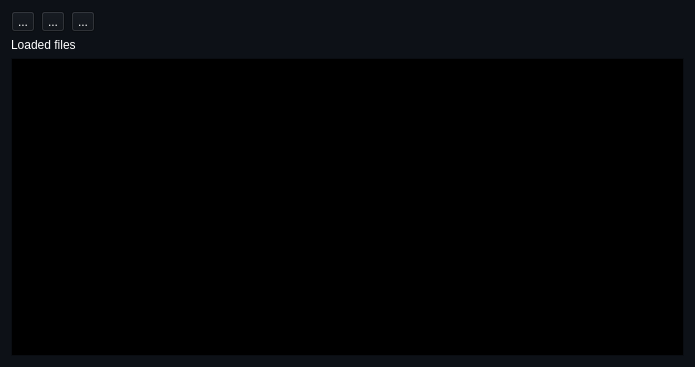
<?xml version="1.0" encoding="UTF-8"?>
<ui version="4.0">
 <class>OcctQtFile</class>
 <widget class="QWidget" name="OcctQtFile">
  <property name="geometry">
   <rect>
    <x>0</x>
    <y>0</y>
    <width>695</width>
    <height>367</height>
   </rect>
  </property>
  <property name="palette">
   <palette>
    <active>
     <colorrole role="WindowText">
      <brush brushstyle="SolidPattern">
       <color alpha="255">
        <red>255</red>
        <green>255</green>
        <blue>255</blue>
       </color>
      </brush>
     </colorrole>
     <colorrole role="Button">
      <brush brushstyle="SolidPattern">
       <color alpha="255">
        <red>13</red>
        <green>17</green>
        <blue>23</blue>
       </color>
      </brush>
     </colorrole>
     <colorrole role="Light">
      <brush brushstyle="SolidPattern">
       <color alpha="255">
        <red>19</red>
        <green>25</green>
        <blue>34</blue>
       </color>
      </brush>
     </colorrole>
     <colorrole role="Midlight">
      <brush brushstyle="SolidPattern">
       <color alpha="255">
        <red>16</red>
        <green>21</green>
        <blue>28</blue>
       </color>
      </brush>
     </colorrole>
     <colorrole role="Dark">
      <brush brushstyle="SolidPattern">
       <color alpha="255">
        <red>6</red>
        <green>8</green>
        <blue>11</blue>
       </color>
      </brush>
     </colorrole>
     <colorrole role="Mid">
      <brush brushstyle="SolidPattern">
       <color alpha="255">
        <red>9</red>
        <green>11</green>
        <blue>15</blue>
       </color>
      </brush>
     </colorrole>
     <colorrole role="Text">
      <brush brushstyle="SolidPattern">
       <color alpha="255">
        <red>255</red>
        <green>255</green>
        <blue>255</blue>
       </color>
      </brush>
     </colorrole>
     <colorrole role="BrightText">
      <brush brushstyle="SolidPattern">
       <color alpha="255">
        <red>255</red>
        <green>255</green>
        <blue>255</blue>
       </color>
      </brush>
     </colorrole>
     <colorrole role="ButtonText">
      <brush brushstyle="SolidPattern">
       <color alpha="255">
        <red>255</red>
        <green>255</green>
        <blue>255</blue>
       </color>
      </brush>
     </colorrole>
     <colorrole role="Base">
      <brush brushstyle="SolidPattern">
       <color alpha="255">
        <red>0</red>
        <green>0</green>
        <blue>0</blue>
       </color>
      </brush>
     </colorrole>
     <colorrole role="Window">
      <brush brushstyle="SolidPattern">
       <color alpha="255">
        <red>13</red>
        <green>17</green>
        <blue>23</blue>
       </color>
      </brush>
     </colorrole>
     <colorrole role="Shadow">
      <brush brushstyle="SolidPattern">
       <color alpha="255">
        <red>0</red>
        <green>0</green>
        <blue>0</blue>
       </color>
      </brush>
     </colorrole>
     <colorrole role="AlternateBase">
      <brush brushstyle="SolidPattern">
       <color alpha="255">
        <red>6</red>
        <green>8</green>
        <blue>11</blue>
       </color>
      </brush>
     </colorrole>
     <colorrole role="ToolTipBase">
      <brush brushstyle="SolidPattern">
       <color alpha="255">
        <red>255</red>
        <green>255</green>
        <blue>220</blue>
       </color>
      </brush>
     </colorrole>
     <colorrole role="ToolTipText">
      <brush brushstyle="SolidPattern">
       <color alpha="255">
        <red>0</red>
        <green>0</green>
        <blue>0</blue>
       </color>
      </brush>
     </colorrole>
     <colorrole role="PlaceholderText">
      <brush brushstyle="SolidPattern">
       <color alpha="128">
        <red>255</red>
        <green>255</green>
        <blue>255</blue>
       </color>
      </brush>
     </colorrole>
    </active>
    <inactive>
     <colorrole role="WindowText">
      <brush brushstyle="SolidPattern">
       <color alpha="255">
        <red>255</red>
        <green>255</green>
        <blue>255</blue>
       </color>
      </brush>
     </colorrole>
     <colorrole role="Button">
      <brush brushstyle="SolidPattern">
       <color alpha="255">
        <red>13</red>
        <green>17</green>
        <blue>23</blue>
       </color>
      </brush>
     </colorrole>
     <colorrole role="Light">
      <brush brushstyle="SolidPattern">
       <color alpha="255">
        <red>19</red>
        <green>25</green>
        <blue>34</blue>
       </color>
      </brush>
     </colorrole>
     <colorrole role="Midlight">
      <brush brushstyle="SolidPattern">
       <color alpha="255">
        <red>16</red>
        <green>21</green>
        <blue>28</blue>
       </color>
      </brush>
     </colorrole>
     <colorrole role="Dark">
      <brush brushstyle="SolidPattern">
       <color alpha="255">
        <red>6</red>
        <green>8</green>
        <blue>11</blue>
       </color>
      </brush>
     </colorrole>
     <colorrole role="Mid">
      <brush brushstyle="SolidPattern">
       <color alpha="255">
        <red>9</red>
        <green>11</green>
        <blue>15</blue>
       </color>
      </brush>
     </colorrole>
     <colorrole role="Text">
      <brush brushstyle="SolidPattern">
       <color alpha="255">
        <red>255</red>
        <green>255</green>
        <blue>255</blue>
       </color>
      </brush>
     </colorrole>
     <colorrole role="BrightText">
      <brush brushstyle="SolidPattern">
       <color alpha="255">
        <red>255</red>
        <green>255</green>
        <blue>255</blue>
       </color>
      </brush>
     </colorrole>
     <colorrole role="ButtonText">
      <brush brushstyle="SolidPattern">
       <color alpha="255">
        <red>255</red>
        <green>255</green>
        <blue>255</blue>
       </color>
      </brush>
     </colorrole>
     <colorrole role="Base">
      <brush brushstyle="SolidPattern">
       <color alpha="255">
        <red>0</red>
        <green>0</green>
        <blue>0</blue>
       </color>
      </brush>
     </colorrole>
     <colorrole role="Window">
      <brush brushstyle="SolidPattern">
       <color alpha="255">
        <red>13</red>
        <green>17</green>
        <blue>23</blue>
       </color>
      </brush>
     </colorrole>
     <colorrole role="Shadow">
      <brush brushstyle="SolidPattern">
       <color alpha="255">
        <red>0</red>
        <green>0</green>
        <blue>0</blue>
       </color>
      </brush>
     </colorrole>
     <colorrole role="AlternateBase">
      <brush brushstyle="SolidPattern">
       <color alpha="255">
        <red>6</red>
        <green>8</green>
        <blue>11</blue>
       </color>
      </brush>
     </colorrole>
     <colorrole role="ToolTipBase">
      <brush brushstyle="SolidPattern">
       <color alpha="255">
        <red>255</red>
        <green>255</green>
        <blue>220</blue>
       </color>
      </brush>
     </colorrole>
     <colorrole role="ToolTipText">
      <brush brushstyle="SolidPattern">
       <color alpha="255">
        <red>0</red>
        <green>0</green>
        <blue>0</blue>
       </color>
      </brush>
     </colorrole>
     <colorrole role="PlaceholderText">
      <brush brushstyle="SolidPattern">
       <color alpha="128">
        <red>255</red>
        <green>255</green>
        <blue>255</blue>
       </color>
      </brush>
     </colorrole>
    </inactive>
    <disabled>
     <colorrole role="WindowText">
      <brush brushstyle="SolidPattern">
       <color alpha="255">
        <red>6</red>
        <green>8</green>
        <blue>11</blue>
       </color>
      </brush>
     </colorrole>
     <colorrole role="Button">
      <brush brushstyle="SolidPattern">
       <color alpha="255">
        <red>13</red>
        <green>17</green>
        <blue>23</blue>
       </color>
      </brush>
     </colorrole>
     <colorrole role="Light">
      <brush brushstyle="SolidPattern">
       <color alpha="255">
        <red>19</red>
        <green>25</green>
        <blue>34</blue>
       </color>
      </brush>
     </colorrole>
     <colorrole role="Midlight">
      <brush brushstyle="SolidPattern">
       <color alpha="255">
        <red>16</red>
        <green>21</green>
        <blue>28</blue>
       </color>
      </brush>
     </colorrole>
     <colorrole role="Dark">
      <brush brushstyle="SolidPattern">
       <color alpha="255">
        <red>6</red>
        <green>8</green>
        <blue>11</blue>
       </color>
      </brush>
     </colorrole>
     <colorrole role="Mid">
      <brush brushstyle="SolidPattern">
       <color alpha="255">
        <red>9</red>
        <green>11</green>
        <blue>15</blue>
       </color>
      </brush>
     </colorrole>
     <colorrole role="Text">
      <brush brushstyle="SolidPattern">
       <color alpha="255">
        <red>6</red>
        <green>8</green>
        <blue>11</blue>
       </color>
      </brush>
     </colorrole>
     <colorrole role="BrightText">
      <brush brushstyle="SolidPattern">
       <color alpha="255">
        <red>255</red>
        <green>255</green>
        <blue>255</blue>
       </color>
      </brush>
     </colorrole>
     <colorrole role="ButtonText">
      <brush brushstyle="SolidPattern">
       <color alpha="255">
        <red>6</red>
        <green>8</green>
        <blue>11</blue>
       </color>
      </brush>
     </colorrole>
     <colorrole role="Base">
      <brush brushstyle="SolidPattern">
       <color alpha="255">
        <red>13</red>
        <green>17</green>
        <blue>23</blue>
       </color>
      </brush>
     </colorrole>
     <colorrole role="Window">
      <brush brushstyle="SolidPattern">
       <color alpha="255">
        <red>13</red>
        <green>17</green>
        <blue>23</blue>
       </color>
      </brush>
     </colorrole>
     <colorrole role="Shadow">
      <brush brushstyle="SolidPattern">
       <color alpha="255">
        <red>0</red>
        <green>0</green>
        <blue>0</blue>
       </color>
      </brush>
     </colorrole>
     <colorrole role="AlternateBase">
      <brush brushstyle="SolidPattern">
       <color alpha="255">
        <red>13</red>
        <green>17</green>
        <blue>23</blue>
       </color>
      </brush>
     </colorrole>
     <colorrole role="ToolTipBase">
      <brush brushstyle="SolidPattern">
       <color alpha="255">
        <red>255</red>
        <green>255</green>
        <blue>220</blue>
       </color>
      </brush>
     </colorrole>
     <colorrole role="ToolTipText">
      <brush brushstyle="SolidPattern">
       <color alpha="255">
        <red>0</red>
        <green>0</green>
        <blue>0</blue>
       </color>
      </brush>
     </colorrole>
     <colorrole role="PlaceholderText">
      <brush brushstyle="SolidPattern">
       <color alpha="128">
        <red>255</red>
        <green>255</green>
        <blue>255</blue>
       </color>
      </brush>
     </colorrole>
    </disabled>
   </palette>
  </property>
  <property name="windowTitle">
   <string>File dialog</string>
  </property>
  <layout class="QGridLayout" name="gridLayout_3">
   <item row="3" column="0">
    <widget class="QLabel" name="label">
     <property name="text">
      <string>Loaded files</string>
     </property>
    </widget>
   </item>
   <item row="0" column="0">
    <layout class="QGridLayout" name="gridLayout_controls">
     <item row="1" column="3">
      <spacer name="horizontalSpacer">
       <property name="orientation">
        <enum>Qt::Horizontal</enum>
       </property>
       <property name="sizeHint" stdset="0">
        <size>
         <width>40</width>
         <height>20</height>
        </size>
       </property>
      </spacer>
     </item>
     <item row="1" column="1">
      <widget class="QToolButton" name="toolButton_close_document">
       <property name="toolTip">
        <string>Remove a selected file from the list.</string>
       </property>
       <property name="text">
        <string>...</string>
       </property>
       <property name="icon">
        <iconset resource="libicon/icons.qrc">
         <normaloff>:/document-close.png</normaloff>:/document-close.png</iconset>
       </property>
      </widget>
     </item>
     <item row="1" column="0">
      <widget class="QToolButton" name="toolButton_open_document">
       <property name="toolTip">
        <string>Open filedialog and select a file to open</string>
       </property>
       <property name="text">
        <string>...</string>
       </property>
       <property name="icon">
        <iconset resource="libicon/icons.qrc">
         <normaloff>:/document-open.png</normaloff>:/document-open.png</iconset>
       </property>
      </widget>
     </item>
     <item row="1" column="2">
      <widget class="QToolButton" name="toolButton_save_document">
       <property name="toolTip">
        <string>Save this as dxf drawing.</string>
       </property>
       <property name="text">
        <string>...</string>
       </property>
       <property name="icon">
        <iconset resource="libicon/icons.qrc">
         <normaloff>:/save_as.svg</normaloff>:/save_as.svg</iconset>
       </property>
      </widget>
     </item>
    </layout>
   </item>
   <item row="4" column="0">
    <widget class="QListWidget" name="listWidget"/>
   </item>
   <item row="1" column="0">
    <layout class="QGridLayout" name="gridLayout_filedialog"/>
   </item>
  </layout>
 </widget>
 <resources>
  <include location="libicon/icons.qrc"/>
 </resources>
 <connections/>
</ui>
